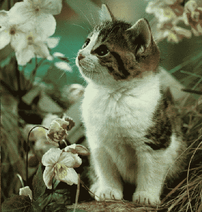
#> input picture ПГИ/lab5/input/CAT16.BMP, 202 x 212 px, shrunk from 456 x 480 before the run
$ python main.py
#> lines starting #> are read from the running program, lines starting #| are printed output that depends on the picture
from PIL import Image
import os
import numpy as np
import random


if __name__ == "__main__":
    path_ = os.path.dirname(__file__)
    filename = "CAT16"
    ext = 'BMP'

    if not os.path.exists(f"{path_}//output"):
        os.mkdir(f"{path_}//output")

    img = Image.open(f"{path_}//input//{filename}.{ext}")
#> img is the input picture: PIL image 202x212 RGB; mean R, G, B 108, 113.7, 84.9
    img_matrix = np.asarray(img.convert("RGB"))

    print(f"Исходный размер: {img.size}")
#| Исходный размер: (202, 212)


    for scale_size in [.1, .2, .3, .5, .8, 1, 2, 3, 5, 8, 10]:
        scaled_width = round(img.width * scale_size)
        scaled_height = round(img.height * scale_size)

        scaled_image = Image.new('RGB', (scaled_width, scaled_height))
        print(f'Размер, при коэффициенте масштабирования {scale_size}: {scaled_image.size}')

        tt = list()
        for row in range(scaled_height):
            tmp = list()
            for col in range(scaled_width):
                tmp.append(img_matrix[int(row // scale_size)][int(col // scale_size)])
            tt.append(tmp)
        tt = np.array(tt)
        new_img = Image.fromarray(tt, 'RGB')
        new_img.save(f"{path_}\\output\\{filename}_scale{scale_size}.{ext}", "BMP")
        new_img.show()
#> this loop made 11 passes
#> pass 1, `new_img = Image.fromarray(tt, 'RGB')`:
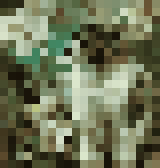
#> new_img: PIL image 20x21 RGB (shown 8 times larger); mean R, G, B 110.9, 116.9, 87.6
#> pass 2, `new_img = Image.fromarray(tt, 'RGB')`:
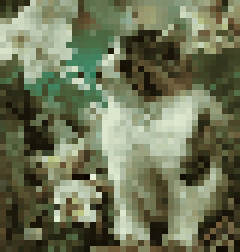
#> new_img: PIL image 40x42 RGB (shown 6 times larger); mean R, G, B 109.5, 115.5, 86.6
#> after the loop:
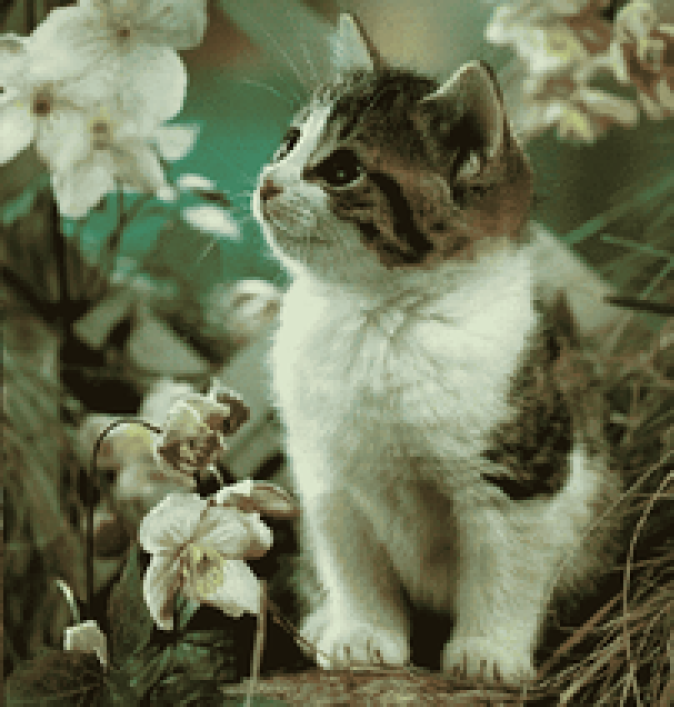
#> new_img: PIL image 2020x2120 RGB (shown at 1/3 size); mean R, G, B 108, 113.7, 84.9
